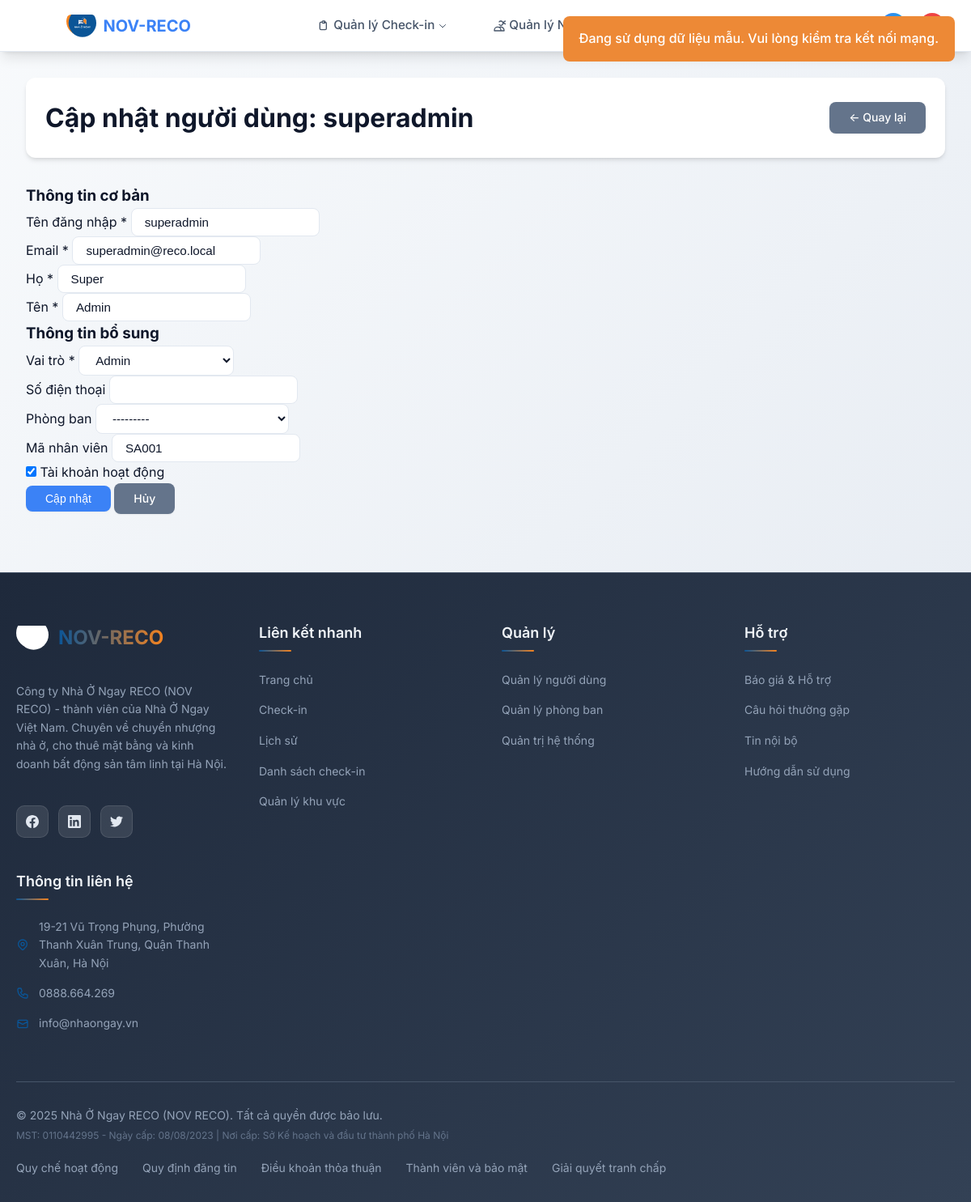
/users/2/update/ (signed in), run on the app's committed database.
### users/models.py (models this page shows, shortened)
class User(AbstractUser):
    role = models.CharField(
        max_length=20,
        choices=UserRole.choices,
        default=UserRole.EMPLOYEE,
        help_text="Vai trò của người dùng trong hệ thống",
    )
    phone = models.CharField(
        max_length=15, blank=True, help_text="Số điện thoại"
    )
    department = models.ForeignKey(
        Department,
        on_delete=models.SET_NULL,
        null=True,
        blank=True,
        related_name='employees',
        help_text="Phòng ban"
    )
    employee_id = models.CharField(
        max_length=20, blank=True, unique=True, help_text="Mã nhân viên"
    )
    def is_admin(self):
        return self.role == UserRole.ADMIN or self.is_superuser
    @property
    def is_admin_user(self):
        return self.is_admin()
    class Meta:
        verbose_name = "Người dùng"
        verbose_name_plural = "Người dùng"

### users/views.py (the view)
# urls.py: path("<int:user_id>/update/", views.user_update_view, name="user_update"),
@user_management_required
def user_update_view(request, user_id):
    user = get_object_or_404(User, id=user_id)
    if request.method == "POST":
        form = UserUpdateForm(request.POST, instance=user)
        if form.is_valid():
            form.save()
            messages.success(
                request, f"Đã cập nhật thông tin {user.username} thành công!"
            )
            return redirect("users:user_list")
    else:
        form = UserUpdateForm(instance=user)
    return render(
        request,
        "users/user_form.html",
        {
            "form": form,
            "title": f"Cập nhật người dùng: {user.username}",
            "submit_text": "Cập nhật",
            "user": user,
        },
    )

### users/forms.py
class UserUpdateForm(forms.ModelForm):
    class Meta:
        model = User
        fields = (
            "username",
            "email",
            "first_name",
            "last_name",
            "role",
            "phone",
            "department",
            "employee_id",
            "is_active",
        )
    def __init__(self, *args, **kwargs):
        super().__init__(*args, **kwargs)
        for field in self.fields.values():
            field.widget.attrs.update({"class": "form-control"})

### users/models.py (called while the page is built)
    def __str__(self):
        return self.name

### templates/users/user_form.html (shortened to what this page needs)
{% extends 'base.html' %}
{% load static %}
{% block extra_css %}
<link rel="stylesheet" href="{% static 'css/users.css' %}">
{% endblock %}
{% block content %}
<div class="users-page">
  <div class="page-header">
    <h1>{{ title }}</h1>
    <a href="{% url 'users:user_list' %}" class="btn btn-secondary">
      ← Quay lại
    </a>
  </div>
  <div class="form-container">
    <form method="POST" class="user-form">
      <div class="form-section">
        <h3>Thông tin cơ bản</h3>
        <div class="form-row">
          <div class="form-group">
            <label for="{{ form.username.id_for_label }}">Tên đăng nhập *</label>
            {{ form.username }}
          </div>
          <div class="form-group">
            <label for="{{ form.email.id_for_label }}">Email *</label>
            {{ form.email }}
          </div>
        </div>
        <div class="form-row">
          <div class="form-group">
            <label for="{{ form.first_name.id_for_label }}">Họ *</label>
            {{ form.first_name }}
          </div>
          <div class="form-group">
            <label for="{{ form.last_name.id_for_label }}">Tên *</label>
            {{ form.last_name }}
          </div>
        </div>
      </div>
      <div class="form-section">
        <h3>Thông tin bổ sung</h3>
        <div class="form-row">
          <div class="form-group">
            <label for="{{ form.role.id_for_label }}">Vai trò *</label>
            {{ form.role }}
          </div>
          <div class="form-group">
            <label for="{{ form.phone.id_for_label }}">Số điện thoại</label>
            {{ form.phone }}
          </div>
        </div>
        <div class="form-row">
          <div class="form-group">
            <label for="{{ form.department.id_for_label }}">Phòng ban</label>
            {{ form.department }}
          </div>
          <div class="form-group">
            <label for="{{ form.employee_id.id_for_label }}">Mã nhân viên</label>
            {{ form.employee_id }}
          </div>
        </div>
        {% if form.is_active %}
        <div class="form-row">
          <div class="form-group">
            <label class="checkbox-label">
              {{ form.is_active }}
              <span class="checkbox-text">Tài khoản hoạt động</span>
            </label>
          </div>
        </div>
        {% endif %}
      </div>
      <div class="form-actions">
        <button type="submit" class="btn btn-primary">
          {{ submit_text }}
        </button>
        <a href="{% url 'users:user_list' %}" class="btn btn-secondary">
          Hủy
        </a>
      </div>
    </form>
  </div>
</div>
{% endblock %}

### static/css/base.css (style rules this page uses)
* { margin: 0; padding: 0; box-sizing: border-box; }
body, html { margin: 0; padding: 0; width: 100%; height: 100%; overflow-x: hidden; }
:root { --primary-color: #3b82f6; --primary-hover: #2563eb; --secondary-color: #64748b; --accent-color: #06b6d4; --success-color: #10b981; --warning-color: #f59e0b; --error-color: #ef4444; --bg-primary: #ffffff; --bg-secondary: #f8fafc; --bg-tertiary: #f1f5f9; --text-primary: #0f172a; --text-secondary: #475569; --text-muted: #64748b; --border-color: #e2e8f0; --border-hover: #cbd5e1; --shadow-sm: 0 1px 2px 0 rgb(0 0 0 / 0.05); --shadow-md: 0 4px 6px -1px rgb(0 0 0 / 0.1), 0 2px 4px -2px rgb(0 0 0 / 0.1); --shadow-lg: 0 10px 15px -3px rgb(0 0 0 / 0.1), 0 4px 6px -4px rgb(0 0 0 / 0.1); --shadow-xl: 0 20px 25px -5px rgb(0 0 0 / 0.1), 0 8px 10px -6px rgb(0 0 0 / 0.1); --radius-sm: 0.375rem; --radius-md: 0.5rem; --radius-lg: 0.75rem; --radius-xl: 1rem; --spacing-xs: 0.25rem; --spacing-sm: 0.5rem; --spacing-md: 1rem; --spacing-lg: 1.5rem; --spacing-xl: 2rem; --spacing-2xl: 3rem; }
body { font-family: 'Inter', -apple-system, BlinkMacSystemFont, 'Segoe UI', Roboto, Oxygen, Ubuntu, Cantarell, sans-serif; background: linear-gradient(135deg, #f8fafc 0%, #e2e8f0 100%); min-height: 100vh; color: var(--text-primary); line-height: 1.6; font-size: 16px; margin: 0; padding: 0; display: flex; flex-direction: column; }
.btn { display: inline-flex; align-items: center; gap: var(--spacing-sm); padding: var(--spacing-sm) var(--spacing-lg); background: var(--primary-color); color: white; text-decoration: none; border-radius: var(--radius-md); font-weight: 500; font-size: 0.875rem; transition: all 0.2s ease; border: none; cursor: pointer; box-shadow: var(--shadow-sm); }
.btn-secondary { background: var(--secondary-color); }

### static/css/users.css (style rules this page uses)
.users-page { max-width: 1200px; margin: 0 auto; padding-bottom: 40px; }
.users-page .page-header { display: flex; justify-content: space-between; align-items: center; margin-bottom: var(--spacing-xl); padding: var(--spacing-lg); background: var(--bg-primary); border-radius: var(--radius-lg); box-shadow: var(--shadow-md); }
.page-header h1 { font-size: 2rem; font-weight: 700; color: var(--text-primary); margin: 0; }
.users-page .form-control { padding: var(--spacing-sm) var(--spacing-md); border: 1px solid var(--border-color); border-radius: var(--radius-md); font-size: 0.95rem; background: var(--bg-primary); color: var(--text-primary); transition: all 0.2s ease; }

### data on the page
User: username "superadmin", email "superadmin@reco.local", first_name "Super", last_name "Admin", role "Admin", department "---------", employee_id "SA001", is_active "☑"

### other printed values
{{ title }} "Cập nhật người dùng: superadmin"
{{ submit_text }} "Cập nhật"
{{ current_year|default:"2025" }} "2025"
